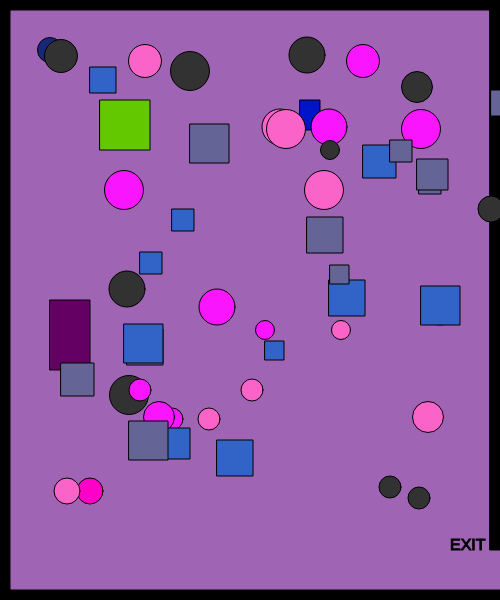
Frame 1 (no input)
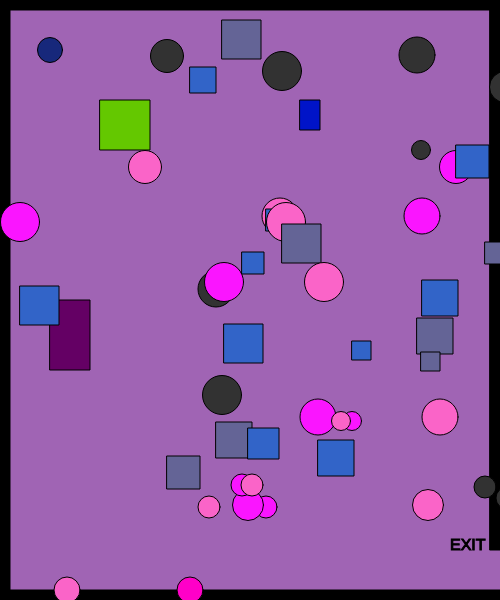
Frame 60 (no input)
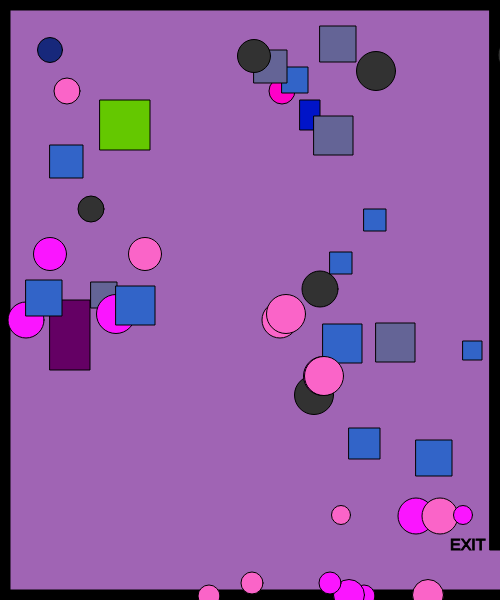
Frame 120 (the mouse pressed at the canvas centre since frame 60)

The p5.js sketch that drew these frames (run headless with seeded random() and noise() and a simulated clock; from frame 60 on, the mouse is pressed at the canvas centre):

// p5.js sketch
// ── sketch.js
// x and y for my character
var characterX = 100;
var characterY = 100;
// define the key codes for each letter
var w = 87;
var s = 83;
var a = 65;
var d = 68;

// x and y for a shape
var shapeX = 30;
var shapeY = 50;
var shapeXs = [];
var shapeYs = [];
var shapeZs = [];
var shapeAs = [];
var diameters = [];
var shapeXSpeeds = [];
var shapeYSpeeds = [];

// create a shape when the mouse is clicked
var mouseShapeX;
var mouseShapeY;

var rectangleObject;
var RShape;
var SShape;
var TShape;
function setup() {
    createCanvas(500, 600);

   
  
    // get a random speed when the it first starts
    RShape = new Rectangle(300, 100, 20, 30, 0, 20, 200);
    SShape = new Rectangle(100, 100, 50, 50, 100, 200, 0);
    TShape = new Rectangle(50, 300, 40, 70, 100, 0, 100);
    for (var i = 0; i < 10; i++) {
        shapeXSpeeds[i] = Math.floor(Math.random() * (Math.floor(Math.random() * 5)) + 1);
        shapeYSpeeds[i] = Math.floor(Math.random() * (Math.floor(Math.random() * 5)) + 1);
        shapeXs[i] = getRandomNumber(500);
        shapeYs[i] = getRandomNumber(600);
        shapeZs[i] = getRandomNumber(500);
        shapeAs[i] = getRandomNumber(450);
        diameters[i] = getRandomNumber(30);
    }

    createCharacter(50, 50);
}

function draw() {
    background(160, 100, 180);
    stroke(0);
    RShape.display();
    SShape.display();
    TShape.display();
    fill(0);


  
    // call createBorders function
    createBorders(10);

    // exit message
    textSize(16);
    text("EXIT", width - 50, height - 50)

    //createCharacter(200,350);
    drawCharacter();
    characterMovement();

    
    


    // potential enemy
    fill(300, 0, 200);
    // draw the shape
    for (var i = 0; i < shapeXs.length; i++) {
        circle(shapeXs[i], shapeYs[i], diameters[i]);
        fill(100, 100, 150)
        shapeXSpeeds[i] = Math.floor(Math.random() * (Math.floor(Math.random() * 5)) + 1);
        shapeYSpeeds[i] = Math.floor(Math.random() * (Math.floor(Math.random() * 5)) + 1);
        square(shapeYs[i], shapeXs[i], diameters[i]);
        fill(200, 50, 300)
        shapeXSpeeds[i] = Math.floor(Math.random() * (Math.floor(Math.random() * 5)) + 1);
        shapeYSpeeds[i] = Math.floor(Math.random() * (Math.floor(Math.random() * 5)) + 1);
        fill(50, 50, 50)
        circle(shapeYs[i], shapeZs[i], diameters[i]);
        fill(50, 100, 200)
        shapeXSpeeds[i] = Math.floor(Math.random() * (Math.floor(Math.random() * 5)) + 1);
        shapeYSpeeds[i] = Math.floor(Math.random() * (Math.floor(Math.random() * 5)) + 1);
        square(shapeXs[i], shapeAs[i], diameters[i]);
        fill(250, 100, 200)
        shapeXSpeeds[i] = Math.floor(Math.random() * (Math.floor(Math.random() * 5)) + 1);
        shapeYSpeeds[i] = Math.floor(Math.random() * (Math.floor(Math.random() * 5)) + 1);
        circle(shapeAs[i], shapeYs[i], diameters[i]);
        fill(250, 21, 300)
        shapeXSpeeds[i] = Math.floor(Math.random() * (Math.floor(Math.random() * 5)) + 1);
        shapeYSpeeds[i] = Math.floor(Math.random() * (Math.floor(Math.random() * 5)) + 1);

        // move the shape
        shapeXs[i] += shapeXSpeeds[i];
        shapeYs[i] += shapeYSpeeds[i];
        // check to see if the shape has gone out of bounds
        if (shapeXs[i] > width) {
            shapeXs[i] = 0;
        }
        if (shapeXs[i] < 0) {
            shapeXs[i] = width;
        }
        if (shapeYs[i] > height) {
            shapeYs[i] = 0;
        }
        if (shapeYs[i] < 0) {
            shapeYs[i] = height;
        }
    }
    // check to see if the character has left the exit
    if (characterX > width && characterY > width - 50) {
        fill(0);
        stroke(5);
        textSize(26);
        text("You Win!", width / 2 - 50, height / 2 - 50);
    }

    // create the shape based on the mouse click
    fill(120, 130, 140);
    square(mouseShapeY, mouseShapeX, 25);
    fill(150, 180, 200)
    circle(mouseShapeX, mouseShapeY, 25);
}

function characterMovement() {
    // handle the keys
    if (keyIsDown(w)) {
        characterY -= 10;
    }
    if (keyIsDown(s)) {
        characterY += 10;
    }
    if (keyIsDown(a)) {
        characterX -= 10;
        console.log("movement: " + characterX);
    }
    if (keyIsDown(d)) {
        characterX += 10;
    }
}

function createCharacter(x, y) {
    characterX = x;
    characterY = y;
}

function drawCharacter() {
    fill(23, 40, 123);
    circle(characterX, characterY, 25);
}

function createBorders(thickness) {
    // top border
    rect(0, 0, width, thickness);
    // left border
    rect(0, 0, thickness, height);
    // bottom border
    rect(0, height - thickness, width, thickness);
    // right upper border
    rect(width - thickness, 0, thickness, height - 50);
}

function mouseClicked() {
    mouseShapeX = mouseX;
    mouseShapeY = mouseY;
}

function getRandomNumber(number) {
    return Math.floor(Math.random() * number) + 10;
}
// ── rectangle.js
class Rectangle {
    constructor(x, y, w, h, r, g, b) {
        this.x = x;
        this.y = y;
        this.w = w;
        this.h = h;
        this.r = r;
        this.g = g;
        this.b = b;
    }

    display        () {
        fill(this.r, this.g, this.b);
        rect(this.x, this.y, this.w, this.h);
    }
}
